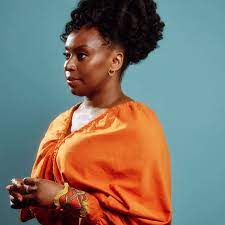
#> input picture Week4/img/chimamanda.jpg, 225 x 225 px
$ jupyter execute --allow-errors Robert.ipynb
#> lines starting #> are read from the running program, lines starting #| are printed output that depends on the picture
[cell 1]
import cv2
import numpy as np

image = cv2.imread('img/chimamanda.jpg', cv2.IMREAD_GRAYSCALE)
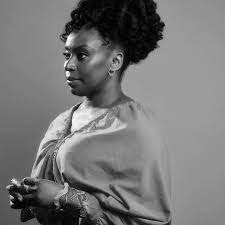
#> image: shape (225, 225); min 0, max 255, mean 118.8

#> (the rest of this cell did not finish here and is left out)


$ run again, with Week4/img/chinua.jpg copied over Week4/img/chimamanda.jpg
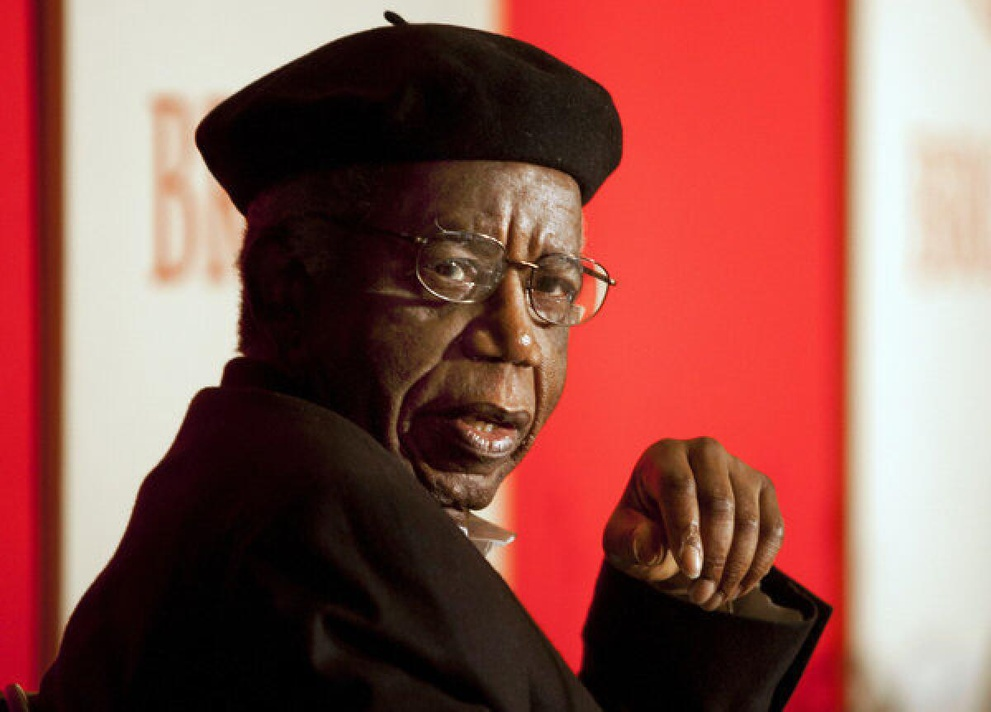
#> input picture Week4/img/chinua.jpg, 991 x 712 px, shrunk from 1200 x 862 before the run
#> `image = cv2.imread('img/chimamanda.jpg', cv2.IMREAD_GRAYSCALE)`:
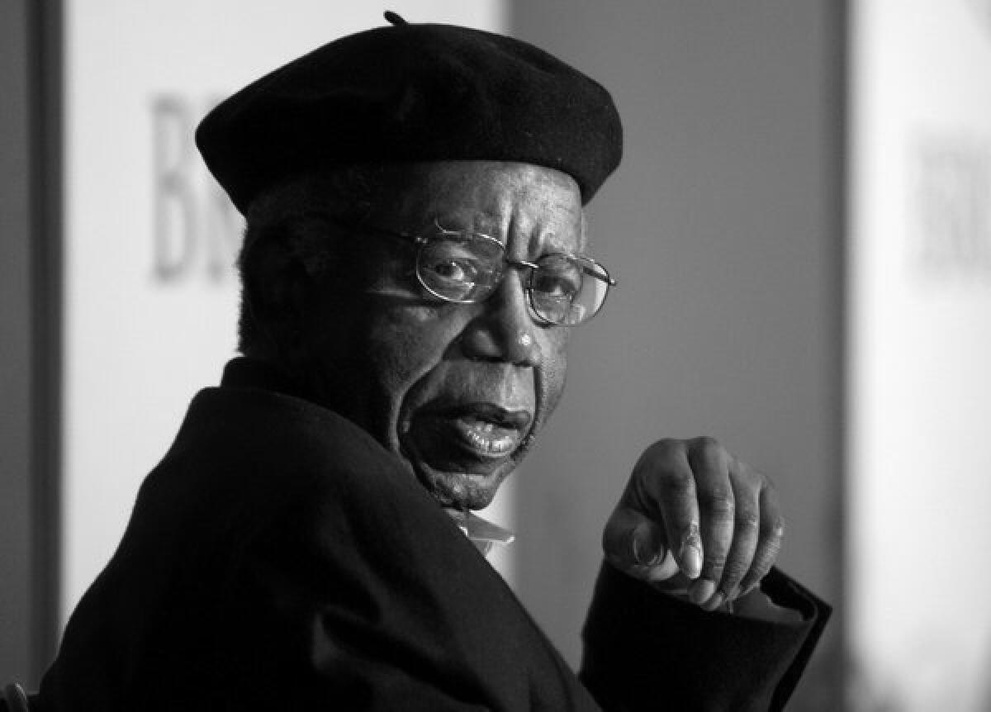
#> image: shape (712, 991); min 0, max 255, mean 103.2

$ run again, with Week4/img/han-kang.jpg copied over Week4/img/chimamanda.jpg
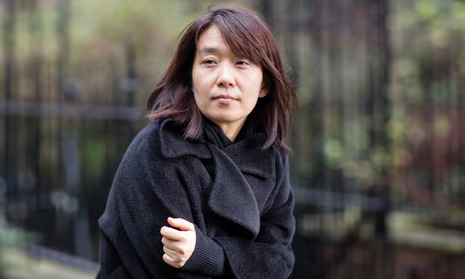
#> input picture Week4/img/han-kang.jpg, 465 x 279 px
#> `image = cv2.imread('img/chimamanda.jpg', cv2.IMREAD_GRAYSCALE)`:
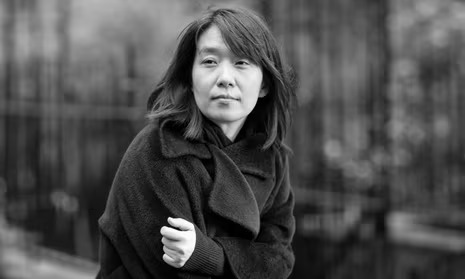
#> image: shape (279, 465); min 0, max 255, mean 78.5

$ run again, with Week4/img/soyinka.jpg copied over Week4/img/chimamanda.jpg
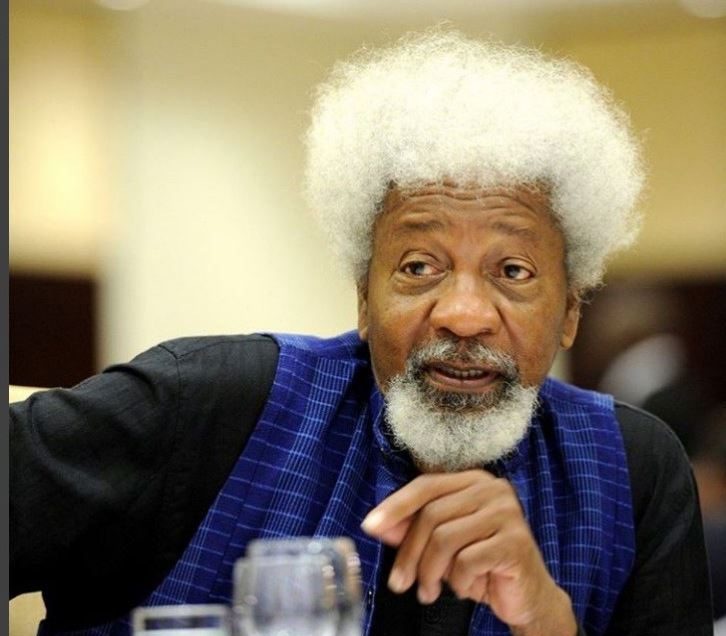
#> input picture Week4/img/soyinka.jpg, 726 x 636 px
#> `image = cv2.imread('img/chimamanda.jpg', cv2.IMREAD_GRAYSCALE)`:
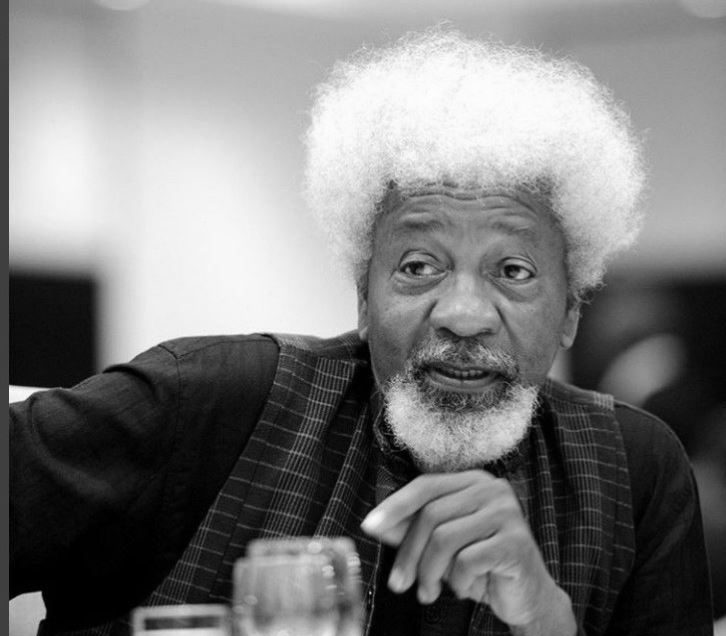
#> image: shape (636, 726); min 0, max 255, mean 122.6
